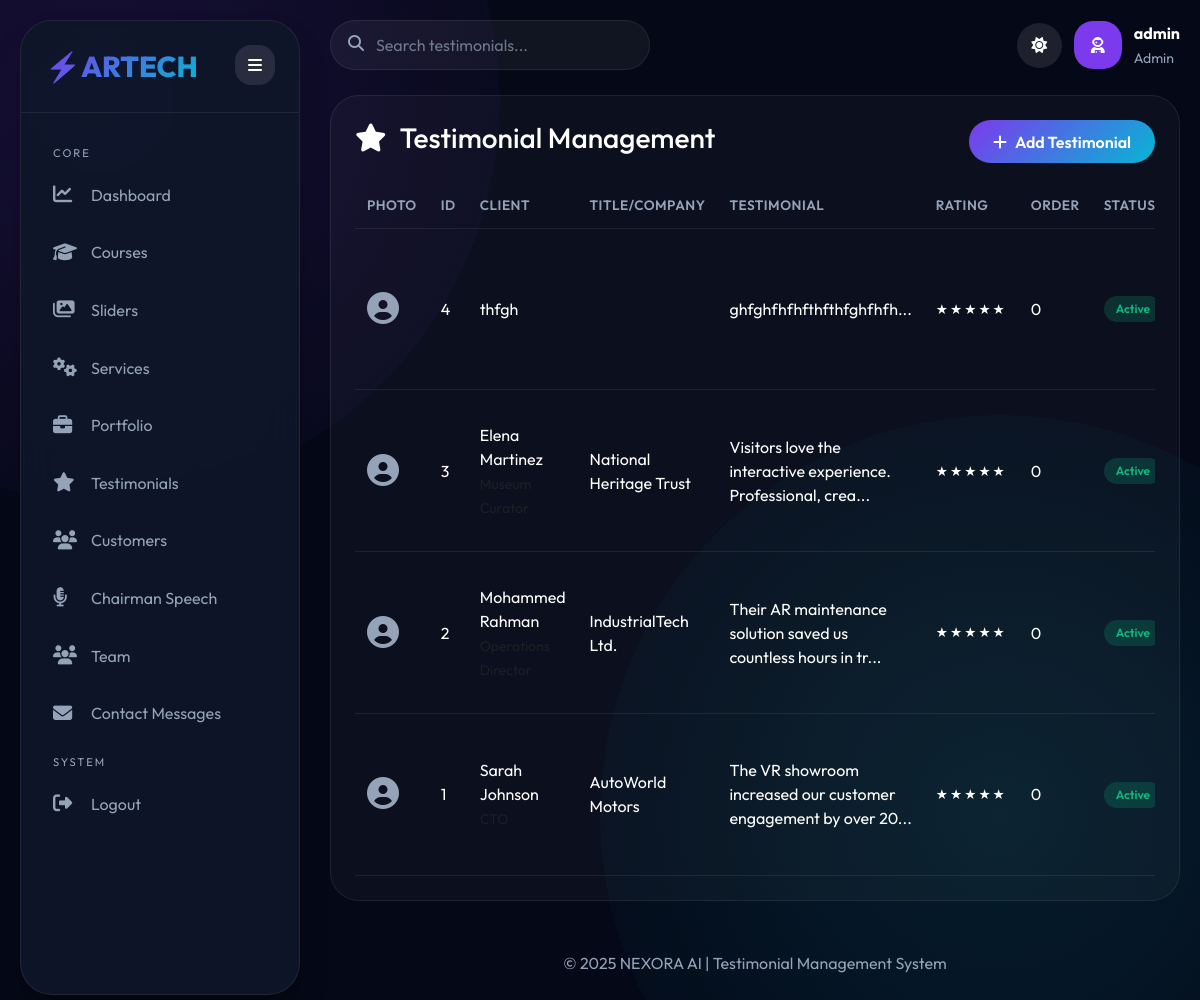
The page /admin/manage_testimonials.php (signed in) on the database its author committed.
### tables this page shows
CREATE TABLE `testimonials` (
  `id` int(11) NOT NULL,
  `client_name` varchar(255) NOT NULL,
  `email` varchar(255) DEFAULT NULL,
  `provider_id` varchar(255) DEFAULT NULL,
  `client_title` varchar(255) DEFAULT NULL,
  `company` varchar(255) DEFAULT NULL,
  `testimonial_text` text NOT NULL,
  `image_url` varchar(500) DEFAULT NULL,
  `rating` int(1) DEFAULT 5,
  `order_position` int(11) DEFAULT 0,
  `status` tinyint(1) DEFAULT 1,
  `is_verified` tinyint(4) DEFAULT 0
);

### admin/manage_testimonials.php (the view, shortened to what this page needs)
<?php
require_once '../config.php';
$testimonials = $pdo->query("SELECT * FROM testimonials ORDER BY order_position ASC, id DESC")->fetchAll();
?>
<!DOCTYPE html>
<html lang="en">
<head>
    <link href="https://cdn.jsdelivr.net/npm/bootstrap@5.3.3/dist/css/bootstrap.min.css" rel="stylesheet">
    <link rel="stylesheet" href="https://cdnjs.cloudflare.com/ajax/libs/font-awesome/6.5.2/css/all.min.css">
</head>
<body>
<?php include 'navigation.php'; ?>
<div class="main" id="main">
    <div class="topbar">
        <div class="search-box"><i class="fas fa-search"></i><input type="text" id="searchInput" placeholder="Search testimonials..."></div>
        <div style="display: flex; gap: 12px; align-items: center;">
            <button class="theme-toggle" id="themeToggle"><i class="fas fa-moon"></i></button>
            <div class="profile-img"><i class="fas fa-user-astronaut"></i></div>
            <div><strong><?php echo htmlspecialchars($_SESSION['admin_username']); ?></strong><br><small style="color:var(--muted)">Admin</small></div>
        </div>
    </div>
    <div class="panel">
        <div style="display: flex; justify-content: space-between; align-items: center; flex-wrap: wrap; margin-bottom: 20px;">
            <h3><i class="fas fa-star me-2"></i> Testimonial Management</h3>
            <button class="btn-add" data-bs-toggle="modal" data-bs-target="#addTestimonialModal"><i class="fas fa-plus me-2"></i>Add Testimonial</button>
        </div>
        <div class="table-responsive">
            <table class="testimonial-table w-100" id="testimonialsTable">
                <thead>
                    <tr>
                        <th>Photo</th><th>ID</th><th>Client</th><th>Title/Company</th><th>Testimonial</th><th>Rating</th><th>Order</th><th>Status</th><th>Actions</th>
                    </tr>
                </thead>
                <tbody>
                    <?php foreach($testimonials as $t): ?>
                    <tr data-id="<?php echo $t['id']; ?>">
                        <td>
                            <?php if($t['image_url']): ?>
                                <img src="../<?php echo htmlspecialchars($t['image_url']); ?>" class="client-thumb" alt="client">
                            <?php else: ?>
                                <i class="fas fa-user-circle fa-2x" style="color:var(--muted);"></i>
                            <?php endif; ?>
                        </td>
                        <td><?php echo $t['id']; ?></td>
                        <td><?php echo htmlspecialchars($t['client_name']); ?> <br><small class="text-muted" style="color:var(--muted);"><?php echo htmlspecialchars($t['client_title']); ?></small></td>
                        <td><?php echo htmlspecialchars($t['company']); ?></td>
                        <td><?php echo htmlspecialchars(substr($t['testimonial_text'], 0, 60)); ?>...</td>
                        <td class="star-rating"><?php echo str_repeat('★', $t['rating']) . str_repeat('☆', 5 - $t['rating']); ?></td>
                        <td><?php echo $t['order_position']; ?></td>
                        <td><span class="status-badge <?php echo $t['status'] ? '' : 'inactive'; ?>"><?php echo $t['status'] ? 'Active' : 'Inactive'; ?></span></td>
                    </tr>
                    <?php endforeach; ?>
                </tbody>
            </table>
        </div>
    </div>
    <div class="footer">© 2025 NEXORA AI | Testimonial Management System</div>
</div>
</body>
</html>

### admin/manage_testimonials.php (style rules this page uses)
:root { --bg: #050816; --panel: #0f172a; --primary: #7c3aed; --primary-glow: #a855f7; --secondary: #06b6d4; --success: #10b981; --warning: #f59e0b; --danger: #ef4444; --text: #ffffff; --muted: #94a3b8; --border: rgba(255,255,255,0.08); --shadow: 0 20px 35px -10px rgba(0,0,0,0.4); }
* { margin: 0; padding: 0; box-sizing: border-box; }
body { font-family: 'Outfit', sans-serif; background: var(--bg); color: var(--text); transition: all 0.3s ease; overflow-x: hidden; }
body::before, body::after { content: ''; position: fixed; width: 800px; height: 800px; border-radius: 50%; background: radial-gradient(circle, rgba(124,58,237,0.15), transparent); top: -300px; left: -300px; z-index: -1; animation: floatBg 20s infinite alternate; }
body::after { background: radial-gradient(circle, rgba(6,182,212,0.12), transparent); top: auto; bottom: -200px; right: -200px; left: auto; animation: floatBg2 18s infinite alternate; }
.main { margin-left: 310px; padding: 20px; transition: 0.3s; }
.topbar { display: flex; justify-content: space-between; align-items: center; margin-bottom: 25px; flex-wrap: wrap; gap: 15px; }
.search-box { position: relative; width: 320px; }
.search-box input { width: 100%; background: rgba(255,255,255,0.05); border: 1px solid var(--border); border-radius: 2rem; padding: 12px 20px 12px 45px; color: var(--text); }
.search-box input::placeholder { color: var(--muted); opacity: 0.7; }
.search-box i { position: absolute; left: 18px; top: 15px; color: var(--muted); }
.theme-toggle { background: rgba(255,255,255,0.1); border: none; border-radius: 2rem; width: 45px; height: 45px; cursor: pointer; color: var(--text); }
.profile-img { width: 48px; height: 48px; border-radius: 1.2rem; background: var(--primary); display: flex; align-items: center; justify-content: center; }
.panel { background: rgba(255,255,255,0.03); border-radius: 1.8rem; padding: 1.5rem; border: 1px solid var(--border); }
.testimonial-table { width: 100%; border-collapse: collapse; }
.testimonial-table th, .testimonial-table td { padding: 12px; text-align: left; border-bottom: 1px solid var(--border); vertical-align: middle; }
.testimonial-table th { color: var(--muted); font-weight: 600; font-size: 0.85rem; letter-spacing: 0.5px; text-transform: uppercase; }
.testimonial-table td { color: var(--text); }
.star-rating { color: #f59e0b; letter-spacing: 2px; font-size: 0.85rem; }
.status-badge { background: rgba(16,185,129,0.2); color: #10b981; padding: 4px 12px; border-radius: 50px; font-size: 0.75rem; font-weight: 600; display: inline-block; }
.btn-add { background: linear-gradient(135deg, var(--primary), var(--secondary)); border: none; border-radius: 2rem; padding: 0.6rem 1.5rem; color: white; font-weight: 600; }
.footer { text-align: center; margin-top: 30px; padding: 20px; color: var(--muted); }

### rows shown on the page
testimonials: id "4", client_name "thfgh", testimonial_text "ghfghfhfhfthfthfghfhfh", rating "★★★★★", order_position "0", status "Active"
testimonials: id "3", client_name "Elena Martinez", company "National Heritage Trust", testimonial_text "Visitors love the interactive experience. Professional, crea", rating "★★★★★", order_position "0", status "Active"
testimonials: id "2", client_name "Mohammed Rahman", company "IndustrialTech Ltd.", testimonial_text "Their AR maintenance solution saved us countless hours in tr", rating "★★★★★", order_position "0", status "Active"
testimonials: id "1", client_name "Sarah Johnson", company "AutoWorld Motors", testimonial_text "The VR showroom increased our customer engagement by over 20", rating "★★★★★", order_position "0", status "Active"

### other values the page prints
$_SESSION['admin_username'] "admin"
